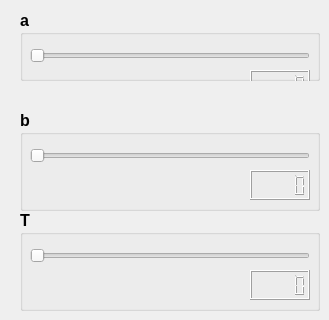
    <widget class="QWidget" name="tab_Func_CreMBImg">
     <attribute name="title">
      <string>Create motion blurred</string>
     </attribute>
     <widget class="QGroupBox" name="groupBox_Func_CreMBImg_A">
      <property name="geometry">
       <rect>
        <x>20</x>
        <y>10</y>
        <width>300</width>
        <height>71</height>
       </rect>
      </property>
      <property name="font">
       <font>
        <pointsize>12</pointsize>
        <weight>75</weight>
        <bold>true</bold>
       </font>
      </property>
      <property name="title">
       <string>a</string>
      </property>
      <widget class="QSlider" name="horizontalSlider_Func_CreMBImg_A">
       <property name="geometry">
        <rect>
         <x>10</x>
         <y>30</y>
         <width>280</width>
         <height>31</height>
        </rect>
       </property>
       <property name="orientation">
        <enum>Qt::Horizontal</enum>
       </property>
      </widget>
      <widget class="QLCDNumber" name="lcdNumber_Func_CreMBImg_A">
       <property name="geometry">
        <rect>
         <x>230</x>
         <y>60</y>
         <width>60</width>
         <height>30</height>
        </rect>
       </property>
      </widget>
     </widget>
     <widget class="QGroupBox" name="groupBox_Func_CreMBImg_B_T">
      <property name="geometry">
       <rect>
        <x>20</x>
        <y>210</y>
        <width>300</width>
        <height>101</height>
       </rect>
      </property>
      <property name="font">
       <font>
        <pointsize>12</pointsize>
        <weight>75</weight>
        <bold>true</bold>
       </font>
      </property>
      <property name="title">
       <string>T</string>
      </property>
      <widget class="QSlider" name="horizontalSlider_Func_CreMBImg_B_T">
       <property name="geometry">
        <rect>
         <x>10</x>
         <y>30</y>
         <width>280</width>
         <height>31</height>
        </rect>
       </property>
       <property name="orientation">
        <enum>Qt::Horizontal</enum>
       </property>
      </widget>
      <widget class="QLCDNumber" name="lcdNumber_Func_CreMBImg_B_T">
       <property name="geometry">
        <rect>
         <x>230</x>
         <y>60</y>
         <width>60</width>
         <height>30</height>
        </rect>
       </property>
      </widget>
     </widget>
     <widget class="QGroupBox" name="groupBox_Func_CreMBImg_B">
      <property name="geometry">
       <rect>
        <x>20</x>
        <y>110</y>
        <width>300</width>
        <height>101</height>
       </rect>
      </property>
      <property name="font">
       <font>
        <pointsize>12</pointsize>
        <weight>75</weight>
        <bold>true</bold>
       </font>
      </property>
      <property name="title">
       <string>b</string>
      </property>
      <widget class="QSlider" name="horizontalSlider_Func_CreMBImg_B">
       <property name="geometry">
        <rect>
         <x>10</x>
         <y>30</y>
         <width>280</width>
         <height>31</height>
        </rect>
       </property>
       <property name="orientation">
        <enum>Qt::Horizontal</enum>
       </property>
      </widget>
      <widget class="QLCDNumber" name="lcdNumber_Func_CreMBImg_B">
       <property name="geometry">
        <rect>
         <x>230</x>
         <y>60</y>
         <width>60</width>
         <height>30</height>
        </rect>
       </property>
      </widget>
     </widget>
    </widget>
